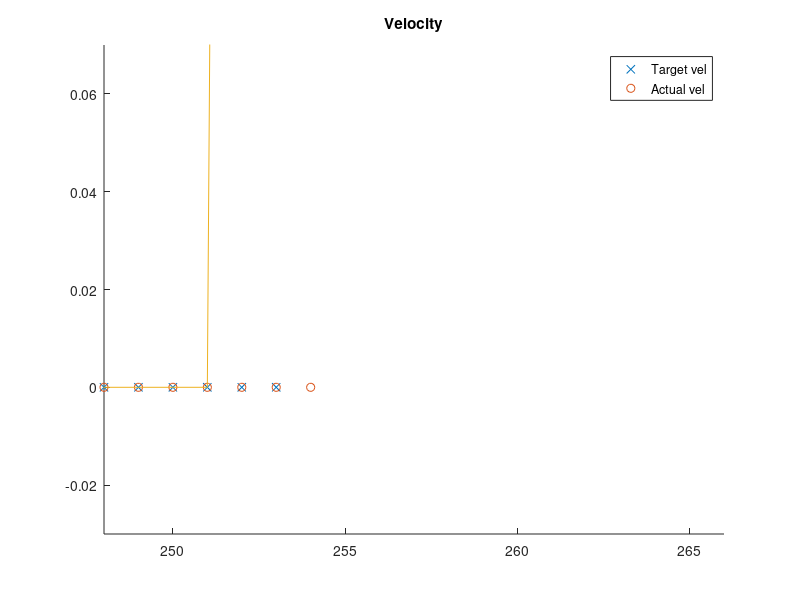
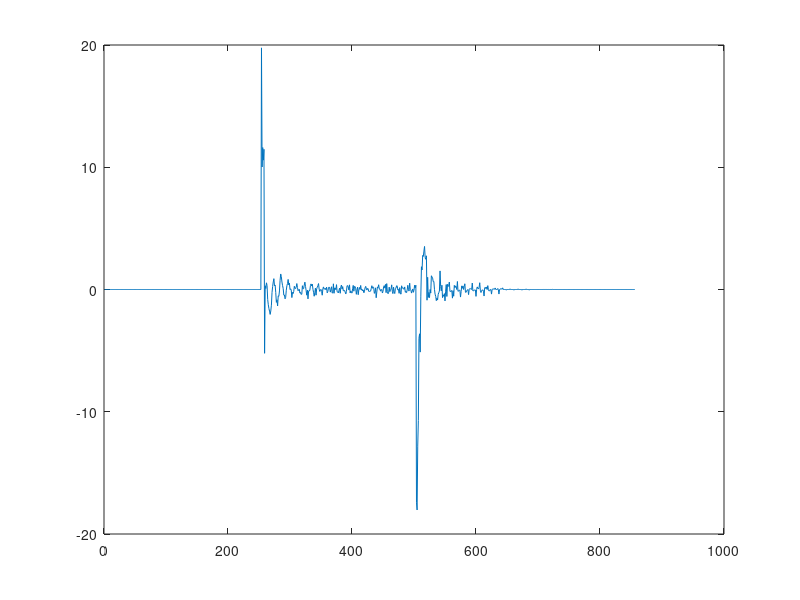
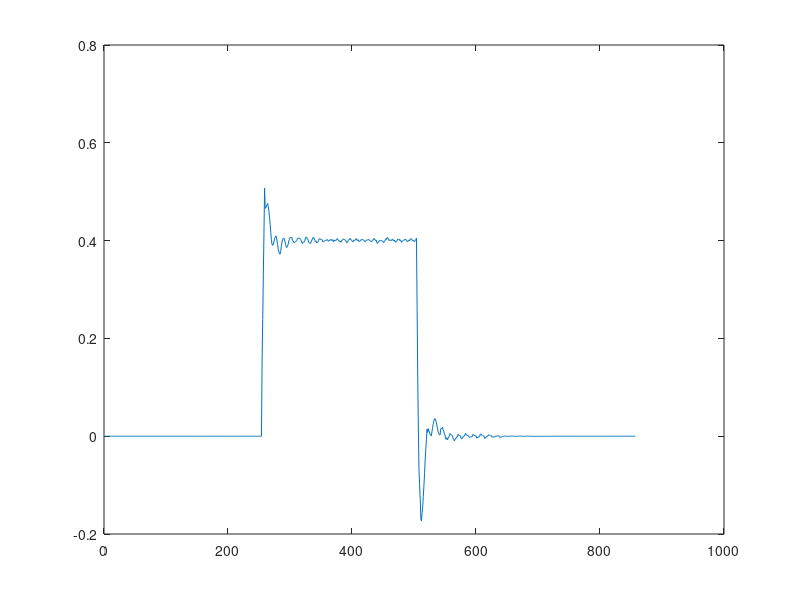

The MATLAB source for these figures, in order:
clc;
format short
load delayLog.txt;

%delayLog = delayLog(240:270,:);

qActual = delayLog(:,3:8); % Actual Position
qdActual = delayLog(:,9:14); %Actual  Velocity
qddTarget = delayLog(:,15:20); % Target acc
qdTarget = delayLog(:,21:26); % Target vel
qTarget = delayLog(:,27:32); % Target pos
test01 = delayLog(:,33);


qddActual = diff(qdActual)/0.008;

robotTime = delayLog(:,1);

%Systime
sysTime = delayLog(:,2);

disp('Avg. delay, ms')
a = mean(diff(sysTime))/1000

disp('In Hz')
1/(a/1000)

%%
%Compare actual/target velcity and actual/taget acc.

f = figure()
set(f,'name','Velocity','numbertitle','off')
hold all
title('Velocity')
plot(qdTarget(:,1),'x')
plot(qdActual(:,1),'o')
plot(test01)
legend('Target vel','Actual vel')
xlim([248 266]);
ylim([-0.03 0.07])
hold off
% 
% f = figure()
% hold all
% set(f,'name','Acc','numbertitle','off')
% plot(qddTarget(:,1),'x')
% plot(qddActual(:,1),'o')
% plot(test01)
% legend('Target acc','Actual acc')
% xlim([248 266]);
% ylim([-0.6 1.5])
% hold off


%%
%Comparing velocity and acc

figure()
plot(qddActual(:,1))
figure()
plot(qdActual(:,1))
